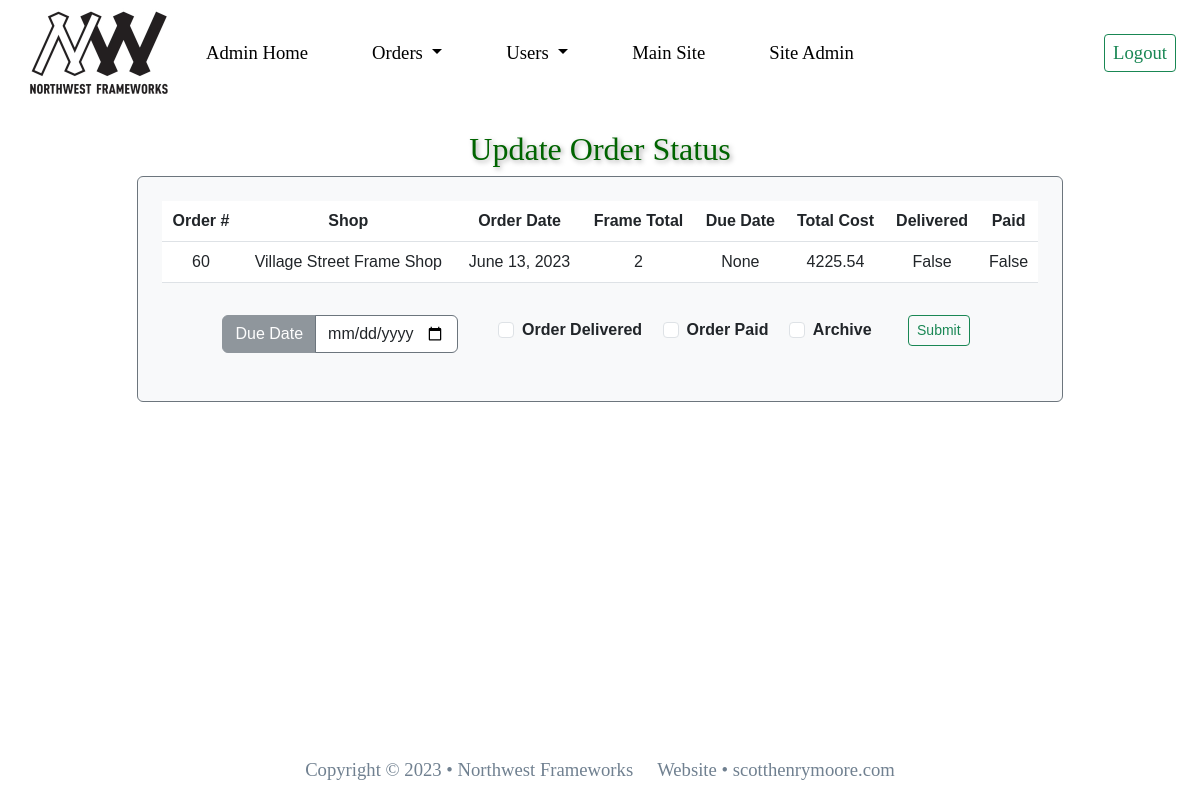
Page /update_order/60 (signed in) on the committed database.
### nw_orders_app/models.py (models this page shows, shortened)
class Order(models.Model):
    customer = models.ForeignKey(UserProfile, on_delete=models.SET_NULL, null=True, blank=True)
    order_date = models.DateField(null=True, blank=True)
    due_date = models.DateField(null=True, blank=True)
    complete = models.BooleanField(default=False)
    notes = models.CharField(max_length=300, blank=True)
    total_cost = models.DecimalField(max_digits=10, decimal_places=2, blank=True, null=True)
    frame_total = models.IntegerField(null=True, blank=True)
    order_delivered = models.BooleanField(default=False)
    order_paid = models.BooleanField(default=False)
    archive = models.BooleanField(default=False)
    class Meta:
        ordering = ('id',)

### nw_users_app/models.py (models this page shows, shortened)
class UserProfile(models.Model):
    user_name = models.ForeignKey(User, on_delete=models.CASCADE)
    first_name = models.CharField(max_length=30)
    last_name = models.CharField(max_length=30)
    phone_num = models.CharField(max_length=20)
    email = models.EmailField()
    shop_name = models.CharField(max_length=50)
    shop_address = models.CharField(max_length=50)
    shop_city = models.CharField(max_length=20)
    shop_state = models.CharField(max_length=20)
    shop_zipcode = models.CharField(max_length=15)
    website = models.URLField(blank=True)
    class Meta:
        ordering = ('shop_name',)

### nw_users_app/views.py (the view, shortened to what this page needs)
# urls.py: path('update_order/<int:id>', views.update_order, name = 'update_order'),
@login_required
def update_order(request, id):
    if request.method == 'GET':
        order = Order.objects.get(id=id)
        if request.method == 'GET':
            context = {'order': order,
                    }
            return render(request, 'user/update_order.html', context)

### templates/user/update_order.html (shortened to what this page needs)
{% extends 'base-admin.html' %} {% block content %}
<div class="container-md">
    <h2 class="text-center mt-4">Update Order Status</h2>
    <div class="row my-2 justify-content-center">
        <div class="col-md-10">
            <div class="table-responsive form-control rounded bg-light p-4 mb-2
                        border border-secondary text-center">
                <table class="table">
                    <thead>
                        <tr class="bg-info bg-opacity-50">
                            <th scope="col">Order #</th>
                            <th scope="col">Shop</th>
                            <th scope="col">Order Date</th>
                            <th scope="col">Frame Total</th>
                            <th scope="col">Due Date</th>
                            <th scope="col">Total Cost</th>
                            <th scope="col">Delivered</th>
                            <th scope="col">Paid</th>
                        </tr>
                    </thead>
                    <tbody>
                        <tr>
                            <td>{{ order.id }}</td>
                            <td>{{ order.customer.shop_name }}</td>
                            <td>{{ order.order_date }}</td>
                            <td>{{ order.frame_total }}</td>
                            <td>{{ order.due_date }}</td>
                            <td>{{ order.total_cost }}</td>
                            <td>{{ order.order_delivered }}</td>
                            <td>{{ order.order_paid }}</td>
                        </tr>
                    </tbody>
                </table>
                <div class="d-flex justify-content-center">
                    <form class="row pt-3 fw-bold justify-content-center" action="{% url 'update_order' order.id %}"
                        method="POST">
                        <div class="col-md-4 mb-4">
                            <div class="input-group">
                                <span class="input-group-text text-white bg-secondary opacity-75 border-secondary"
                                    id="inputGroup-sizing-default">Due Date</span>
                                <input type="date" name="due_date" class="form-control
                                    bg-white border-secondary" aria-label="Sizing example input"
                                    aria-describedby="inputGroup-sizing-default">
                            </div>
                        </div>
                        <div class="col-md-8 mb-4">
                            <div class="form-check form-check-inline mx-2">
                                <input class="form-check-input" type="checkbox" name="delivered" id="inlineCheckbox1">
                                <label class="form-check-label" for="inlineCheckbox1">Order Delivered</label>
                            </div>
                            <div class="form-check form-check-inline mx-2">
                                <input class="form-check-input" type="checkbox" name="paid" id="inlineCheckbox2"
                                    value=True>
                                <label class="form-check-label" for="inlineCheckbox2">Order Paid</label>
                            </div>
                            <div class="form-check form-check-inline mx-2">
                                <input class="form-check-input" type="checkbox" name="archive" id="inlineCheckbox3"
                                    value=True>
                                <label class="form-check-label" for="inlineCheckbox3">Archive</label>
                            </div>
                            <button type="submit" class="btn btn-sm btn-outline-success ms-4">Submit</button>
                        </div>
                    </form>
                </div>
            </div>
        </div>
    </div>
</div>
{% endblock %}

### static/styles.css (style rules this page uses)
h2 { color:darkgreen; font-family:Cambria, Cochin, Georgia, Times, 'Times New Roman', serif; text-shadow: 2px 2px 5px darkgray; }
body { font-family:'Verdana, Segoe UI', Tahoma, Geneva, sans-serif; min-height: 100vh; display: flex; flex-direction: column; }

### rows in the picture
Order: id "60", customer.shop_name "Village Street Frame Shop", order_date "June 13, 2023", frame_total "2", due_date "None", total_cost "4225.54", order_delivered "False", order_paid "False"
